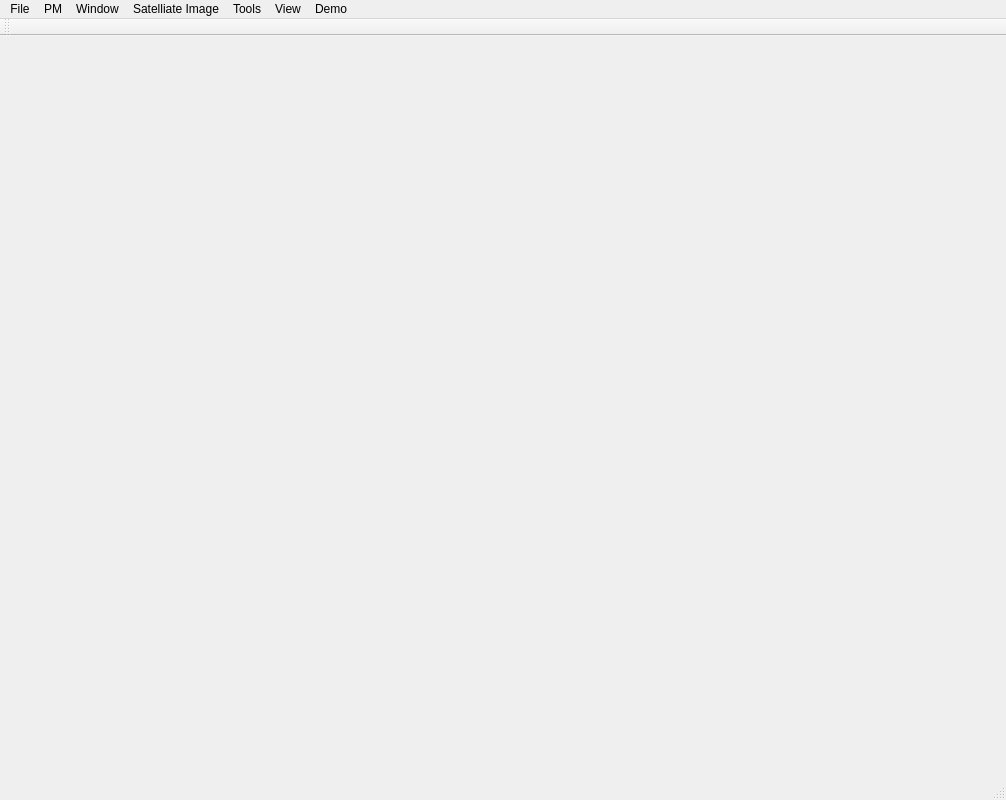
<?xml version="1.0" encoding="UTF-8"?>
<ui version="4.0">
 <class>MainWindow</class>
 <widget class="QMainWindow" name="MainWindow">
  <property name="geometry">
   <rect>
    <x>0</x>
    <y>0</y>
    <width>1006</width>
    <height>800</height>
   </rect>
  </property>
  <property name="minimumSize">
   <size>
    <width>1000</width>
    <height>800</height>
   </size>
  </property>
  <property name="windowTitle">
   <string>Simple Cities</string>
  </property>
  <widget class="QWidget" name="centralWidget"/>
  <widget class="QMenuBar" name="menuBar">
   <property name="geometry">
    <rect>
     <x>0</x>
     <y>0</y>
     <width>1006</width>
     <height>22</height>
    </rect>
   </property>
   <widget class="QMenu" name="menuFile">
    <property name="title">
     <string>File</string>
    </property>
    <addaction name="actionLoadZone"/>
    <addaction name="actionOpenTerrain"/>
    <addaction name="actionSaveTerrain"/>
    <addaction name="separator"/>
    <addaction name="actionLoadRoads"/>
    <addaction name="actionLoadOSMRoads"/>
    <addaction name="actionSaveRoads"/>
    <addaction name="separator"/>
    <addaction name="actionLoadParcels"/>
    <addaction name="actionSaveParcels"/>
    <addaction name="separator"/>
    <addaction name="actionLoadBuildings"/>
    <addaction name="actionSaveBuildings"/>
    <addaction name="separator"/>
    <addaction name="actionClear"/>
    <addaction name="separator"/>
    <addaction name="actionSaveImage"/>
    <addaction name="actionSaveImageHD"/>
    <addaction name="separator"/>
    <addaction name="actionLoadCamera"/>
    <addaction name="actionLoadCameraFre"/>
    <addaction name="actionSaveCamera"/>
    <addaction name="actionResetCamera"/>
    <addaction name="separator"/>
    <addaction name="actionExit"/>
   </widget>
   <widget class="QMenu" name="menuWindow">
    <property name="title">
     <string>Window</string>
    </property>
    <addaction name="actionControlWidget"/>
   </widget>
   <widget class="QMenu" name="menuPM">
    <property name="title">
     <string>PM</string>
    </property>
    <addaction name="actionGenerateRoads"/>
    <addaction name="actionGenerateBlocks"/>
    <addaction name="actionGenerateParcels"/>
    <addaction name="actionGenerateBuildings"/>
    <addaction name="actionGenerateVegetation"/>
    <addaction name="actionGenerateAll"/>
    <addaction name="separator"/>
    <addaction name="actionGenerateScenarios"/>
   </widget>
   <widget class="QMenu" name="menuView">
    <property name="title">
     <string>View</string>
    </property>
    <addaction name="actionView2D"/>
    <addaction name="actionView3D"/>
    <addaction name="separator"/>
    <addaction name="actionShowWater"/>
    <addaction name="actionSeaLevel"/>
   </widget>
   <widget class="QMenu" name="menuTools">
    <property name="title">
     <string>Tools</string>
    </property>
    <addaction name="actionGenerate_Blocks"/>
    <addaction name="actionImage_OBB"/>
    <addaction name="actionParcelClassifer"/>
    <addaction name="actionCallPython"/>
    <addaction name="actionNNAnalysis"/>
    <addaction name="actionTestNN"/>
    <addaction name="actionNN"/>
    <addaction name="actionParameterControl"/>
    <addaction name="actionEstimateFromNN"/>
    <addaction name="actionChange_Fov"/>
    <addaction name="actionTestSVF"/>
    <addaction name="actionComputeSVF"/>
    <addaction name="actionTest_QPainter"/>
    <addaction name="actionGenerate_Height_Map"/>
   </widget>
   <widget class="QMenu" name="menuSatelliate_Image">
    <property name="title">
     <string>Satelliate Image</string>
    </property>
    <addaction name="actionLoadGeoInfo"/>
    <addaction name="actionLoadHeightTiff"/>
    <addaction name="actionLoadPopulationTiff"/>
    <addaction name="actionLoadSegmentedImage"/>
    <addaction name="actionLoadParcelImage"/>
    <addaction name="actionLoadWholeImage"/>
    <addaction name="actionLoadGroundTruth"/>
    <addaction name="actionSateLoadOSMRoads"/>
    <addaction name="actionSateLayout"/>
   </widget>
   <widget class="QMenu" name="menuDemo">
    <property name="title">
     <string>Demo</string>
    </property>
    <addaction name="actionLoadROI"/>
    <addaction name="actionGenerate_ROI_Layout"/>
    <addaction name="actionOptimize_Building_Parameters"/>
    <addaction name="actionin"/>
   </widget>
   <addaction name="menuFile"/>
   <addaction name="menuPM"/>
   <addaction name="menuWindow"/>
   <addaction name="menuSatelliate_Image"/>
   <addaction name="menuTools"/>
   <addaction name="menuView"/>
   <addaction name="menuDemo"/>
  </widget>
  <widget class="QToolBar" name="fileToolBar">
   <attribute name="toolBarArea">
    <enum>TopToolBarArea</enum>
   </attribute>
   <attribute name="toolBarBreak">
    <bool>false</bool>
   </attribute>
  </widget>
  <widget class="QStatusBar" name="statusBar"/>
  <action name="actionNewTerrain">
   <property name="text">
    <string>New Terrain</string>
   </property>
   <property name="shortcut">
    <string/>
   </property>
  </action>
  <action name="actionOpenTerrain">
   <property name="text">
    <string>Open Terrain</string>
   </property>
   <property name="shortcut">
    <string>Ctrl+O</string>
   </property>
  </action>
  <action name="actionExit">
   <property name="text">
    <string>Exit</string>
   </property>
  </action>
  <action name="actionControlWidget">
   <property name="text">
    <string>Control Widget</string>
   </property>
  </action>
  <action name="actionSaveTerrain">
   <property name="text">
    <string>Save Terrain</string>
   </property>
   <property name="shortcut">
    <string/>
   </property>
  </action>
  <action name="actionSaveRoads">
   <property name="text">
    <string>Save Roads</string>
   </property>
  </action>
  <action name="actionPropertyWidget">
   <property name="text">
    <string>Property Widget</string>
   </property>
  </action>
  <action name="actionLoadRoads">
   <property name="text">
    <string>Load Roads</string>
   </property>
  </action>
  <action name="actionClear">
   <property name="text">
    <string>Clear</string>
   </property>
   <property name="shortcut">
    <string>Ctrl+N</string>
   </property>
  </action>
  <action name="actionSaveImage">
   <property name="text">
    <string>Save Image</string>
   </property>
   <property name="shortcut">
    <string>Ctrl+L</string>
   </property>
  </action>
  <action name="actionLoadCamera">
   <property name="text">
    <string>Load Camera</string>
   </property>
   <property name="shortcut">
    <string>Ctrl+1</string>
   </property>
  </action>
  <action name="actionSaveCamera">
   <property name="text">
    <string>Save Camera</string>
   </property>
   <property name="shortcut">
    <string>Ctrl+2</string>
   </property>
  </action>
  <action name="actionSaveImageHD">
   <property name="text">
    <string>Save Image HD</string>
   </property>
   <property name="shortcut">
    <string>Ctrl+S</string>
   </property>
  </action>
  <action name="actionResetCamera">
   <property name="text">
    <string>Reset Camera</string>
   </property>
  </action>
  <action name="actionGenerateBlocks">
   <property name="text">
    <string>Generate Blocks</string>
   </property>
  </action>
  <action name="actionGenerateParcels">
   <property name="text">
    <string>Generate Parcels</string>
   </property>
  </action>
  <action name="actionGenerateBuildings">
   <property name="text">
    <string>Generate Buildings</string>
   </property>
  </action>
  <action name="actionGenerateVegetation">
   <property name="text">
    <string>Generate Vegetation</string>
   </property>
  </action>
  <action name="actionGenerateAll">
   <property name="text">
    <string>Generate All</string>
   </property>
  </action>
  <action name="actionLoadParcels">
   <property name="text">
    <string>Load Parcels</string>
   </property>
  </action>
  <action name="actionLoadBuildings">
   <property name="text">
    <string>Load Buildings</string>
   </property>
  </action>
  <action name="actionGenerateRoads">
   <property name="text">
    <string>Generate Roads</string>
   </property>
   <property name="shortcut">
    <string>Ctrl+R</string>
   </property>
  </action>
  <action name="actionLoadZone">
   <property name="text">
    <string>Load Zone</string>
   </property>
  </action>
  <action name="actionSaveParcels">
   <property name="text">
    <string>Save Parcels</string>
   </property>
  </action>
  <action name="actionSaveBuildings">
   <property name="text">
    <string>Save Buildings</string>
   </property>
  </action>
  <action name="actionGenerateScenarios">
   <property name="text">
    <string>Generate Scenarios</string>
   </property>
  </action>
  <action name="actionView2D">
   <property name="checkable">
    <bool>true</bool>
   </property>
   <property name="text">
    <string>2D</string>
   </property>
  </action>
  <action name="actionView3D">
   <property name="checkable">
    <bool>true</bool>
   </property>
   <property name="text">
    <string>3D</string>
   </property>
  </action>
  <action name="actionSeaLevel">
   <property name="enabled">
    <bool>false</bool>
   </property>
   <property name="text">
    <string>Sea Level</string>
   </property>
   <property name="visible">
    <bool>false</bool>
   </property>
  </action>
  <action name="actionShowWater">
   <property name="checkable">
    <bool>true</bool>
   </property>
   <property name="enabled">
    <bool>false</bool>
   </property>
   <property name="text">
    <string>Show Water</string>
   </property>
   <property name="visible">
    <bool>false</bool>
   </property>
  </action>
  <action name="actionLoadOSMRoads">
   <property name="text">
    <string>Load OSM Roads</string>
   </property>
  </action>
  <action name="actionGenerate_Blocks">
   <property name="text">
    <string>Generate Blocks</string>
   </property>
  </action>
  <action name="actionImage_OBB">
   <property name="text">
    <string>Image OBB</string>
   </property>
  </action>
  <action name="actionParcelClassifer">
   <property name="text">
    <string>Parcel Classifer</string>
   </property>
  </action>
  <action name="actionSateLoadOSMRoads">
   <property name="text">
    <string>Load OSM Roads</string>
   </property>
  </action>
  <action name="actionSateGetBlocks">
   <property name="text">
    <string>Get Blocks</string>
   </property>
  </action>
  <action name="actionSateLayout">
   <property name="text">
    <string>Generate Urban Layout</string>
   </property>
  </action>
  <action name="actionSateGetBuildings">
   <property name="text">
    <string>Get Buildings</string>
   </property>
  </action>
  <action name="actionLoadSegmentedImage">
   <property name="text">
    <string>Load Segmented Image</string>
   </property>
  </action>
  <action name="actionLoadGeoInfo">
   <property name="text">
    <string>Load GeoTiff Image</string>
   </property>
  </action>
  <action name="actionLoadGroundTruth">
   <property name="text">
    <string>Load Ground Truth</string>
   </property>
  </action>
  <action name="actionLoadParcelImage">
   <property name="text">
    <string>Load Parcel Image</string>
   </property>
  </action>
  <action name="actionLoadHeightTiff">
   <property name="text">
    <string>Load Height Tiff</string>
   </property>
  </action>
  <action name="actionLoadPopulationTiff">
   <property name="text">
    <string>Load Population Tiff</string>
   </property>
  </action>
  <action name="actionLoadWholeImage">
   <property name="text">
    <string>Load Whole Image</string>
   </property>
  </action>
  <action name="actionLoadROI">
   <property name="text">
    <string>Load Road Network</string>
   </property>
  </action>
  <action name="actionLoad_ROI_Image">
   <property name="text">
    <string>Load ROI Image</string>
   </property>
  </action>
  <action name="actionGenerate_ROI_Layout">
   <property name="text">
    <string>Generate Urban Layout</string>
   </property>
  </action>
  <action name="actionCallPython">
   <property name="text">
    <string>Call Python</string>
   </property>
  </action>
  <action name="actionNNAnalysis">
   <property name="text">
    <string>NN Analysis</string>
   </property>
  </action>
  <action name="actionNN">
   <property name="text">
    <string>TestOneNN</string>
   </property>
  </action>
  <action name="actionTestNN">
   <property name="text">
    <string>FilterBlock</string>
   </property>
  </action>
  <action name="actionParameterControl">
   <property name="text">
    <string>ParameterControl</string>
   </property>
  </action>
  <action name="actionEstimateFromNN">
   <property name="text">
    <string>EstimateFromNN</string>
   </property>
  </action>
  <action name="actionLoadCameraFre">
   <property name="text">
    <string>Load Camera Frequency</string>
   </property>
  </action>
  <action name="actionChange_Fov">
   <property name="text">
    <string>Change Fov</string>
   </property>
  </action>
  <action name="actionComputeSVF">
   <property name="text">
    <string>Compute SVF</string>
   </property>
  </action>
  <action name="actionTestSVF">
   <property name="text">
    <string>Test SVF</string>
   </property>
  </action>
  <action name="actionTest_QPainter">
   <property name="text">
    <string>Generate SVF Map</string>
   </property>
  </action>
  <action name="actionGenerate_Height_Map">
   <property name="text">
    <string>Generate Height Map</string>
   </property>
  </action>
  <action name="actionOptimize_Building_Parameters">
   <property name="text">
    <string>Optimize Building Parameters</string>
   </property>
  </action>
  <action name="actionin">
   <property name="text">
    <string>in</string>
   </property>
  </action>
 </widget>
 <layoutdefault spacing="6" margin="11"/>
 <resources>
  <include location="MainWindow.qrc"/>
 </resources>
 <connections/>
</ui>
